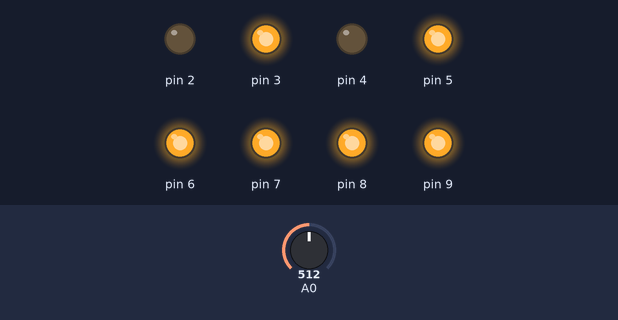
Bench run of a sketch on a simulated Arduino Uno, built with avr-gcc and run on an emulated ATmega328P. Parts: output pins drawn as LEDs (lit = HIGH). The test bench sets the inputs (shaded band); at power-on: A0 = 512. Pins used as bus, display or sensor lines are not drawn; what the sketch prints to the serial monitor is not drawn.

Above: at 0.1 s.
Timing chart, 0 to 1.6 s (numbered marks = the images above):
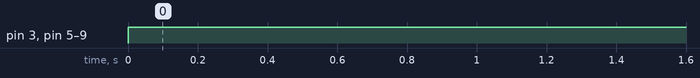

Measured:
- by itself, pin 3, pin 5–9: LOW → HIGH at 0.00 s

The sketch:

Test.ino
```cpp
void  setup()
 {
   //connect pin 2-9 to the 8 R2R inputs
  //pin 9 as the input nearest to the output wire of the R2R
  //set pin 2-7 as output, 1 as output (serial communication to pc), 0 as input (serial communication from pc to board)
  DDRD = DDRD | B11111110;

  //set pin 8-9 as outout
  DDRB = DDRB | B00000011;

  pinMode(A0, INPUT);

  Serial.begin(9600);
  }

  //try this first
  void loop()
  {
    Serial.println(analogRead(A0)/4);

    DAC(250);
    delay(1000);


  }

 void DAC (int desired_analog)
{
  PORTD = B00000010 | desired_analog << 2;
  PORTB = desired_analog >> 6;
}

/*
int sensorPin = A0;
int ledPin = 3;
int ledPin2 = 5;
int sensorValue = 0;
*/
/*
const int motorPin1  = 3;  // Pin 14 of L293
const int motorPin2  = 5;  // Pin 10 of L293
bool toggler = false;
*/

/*
void setup()
{
  /*
    //setup timers for interrupts
    cli();//stop interrupts
    //Timer 0 - Read Light Intensity Sensor music notes, Read Light Intensity Sensor line following, Read Encoder

    //set timer0 interrupt at 1kHz
    TCCR0A = 0;// set entire TCCR0A register to 0
    TCCR0B = 0;// same for TCCR0B
    TCNT0  = 0;//initialize counter value to 0
    // set compare match register for 1khz increments
    OCR0A = 62; // = (16*10^6) / (1000*256) - 1 (must be <256)
    // turn on CTC mode
    TCCR0A |= (1 << WGM01);
    // Set CS01 and CS00 bits for 64 prescaler
    TCCR0B |= (1 << CS01) | (1 << CS00);
    // enable timer compare interrupt
    TIMSK0 |= (1 << OCIE0A);
    */

  /*
    //Timer 1 - Output to R-2R bridge - speaker
    //set timer1 interrupt at 1kHz
    TCCR1A = 0;// set entire TCCR0A register to 0
    TCCR1B = 0;// same for TCCR0B
    TCNT1  = 0;//initialize counter value to 0
    // set compare match register for 1khz increments
    OCR1A = 62; // = (16*10^6) / (1000*256) - 1 (must be <256)
    // turn on CTC mode
    TCCR1A |= (1 << WGM01);
    // Set CS01 and CS00 bits for 64 prescaler
    TCCR1B |= (1 << CS01) | (1 << CS00);
    // enable timer compare interrupt
    TIMSK1 |= (1 << OCIE0A);

   //Timer 2 - Output to motor controller
   //set timer2 interrupt at 1kHz
    TCCR2A = 0;// set entire TCCR0A register to 0
    TCCR2B = 0;// same for TCCR0B
    TCNT2  = 0;//initialize counter value to 0
    // set compare match register for 1khz increments
    OCR2A = 62; // = (16*10^6) / (1000*256) - 1 (must be <256)
    // turn on CTC mode
    TCCR2A |= (1 << WGM01);
    // Set CS01 and CS00 bits for 64 prescaler
    TCCR2B |= (1 << CS01) | (1 << CS00);
    // enable timer compare interrupt
    TIMSK2 |= (1 << OCIE0A);

    sei();//allow interrupts

    //setup input and output pins

*/
    /*
   pinMode(ledPin, OUTPUT);
   pinMode(ledPin2, OUTPUT);
   pinMode(sensorPin, INPUT);

  /* pinMode(motorPin1, OUTPUT);
   pinMode(motorPin2, OUTPUT);
   */
/*
     Serial.begin(9600);
       Serial.println("HELLO WORLD");
       */

/*
  pinMode(2, OUTPUT);
   pinMode(3, OUTPUT);
    pinMode(4, OUTPUT);
     pinMode(5, OUTPUT);
     */
/*
}

/*
void DAC (int desired_analog)
{

  byte digital_value = (byte)desired_analog;

  PORTD = B00000010 | (digital_value << 2);
}
*/
/*
void loop()
{
  cli();//stop interrupts

  digitalWrite(2, LOW);
  digitalWrite(3, LOW);
  digitalWrite(4, LOW);
  digitalWrite(5, HIGH);


  /*
  for(int i = 0; i<16; i++)
  {
    DAC(i);
    delay(1000);
  }
  */

  /*
  toggler = false;
  digitalWrite(motorPin1, LOW);
      digitalWrite(motorPin2, HIGH);
  if (toggler){
    delay(100);
   // digitalWrite(motorPin2, LOW);
  }
  else
  {
    digitalWrite(motorPin2, HIGH);
  }
 */
 /*
    sensorValue = analogRead(sensorPin);
    Serial.println(sensorValue);
    delay(1000);
    digitalWrite(ledPin,LOW);
    digitalWrite(ledPin2,LOW);
      if(sensorValue > 900)
       { analogWrite(ledPin, 50);}
      else
      {analogWrite(ledPin2, 50);}
   // analogWrite(ledPin, sensorValue);
*/
/*
  sei();//allow interrupts
}

*/
/*
ISR(TIMER0_COMPA_vect)
{//timer0 interrupt 1kHz toggles pin 8
    toggler = true;

}
*/

/*
//output to motor controller
void set_motor(float motor1, float motor2 )
{

}

//output to motor controller, robot go staright
void robot_straight(float velocity)
{

}

//output to motor controller, robot turn
void robot_turn(float velocity, float turn_degree, int right_or_left)
{

}

//read from the light sensor, for music notes
void read_notes()
{

}


//output a music note
void play_note(short note_number, short duration)
{

}
*/
```
